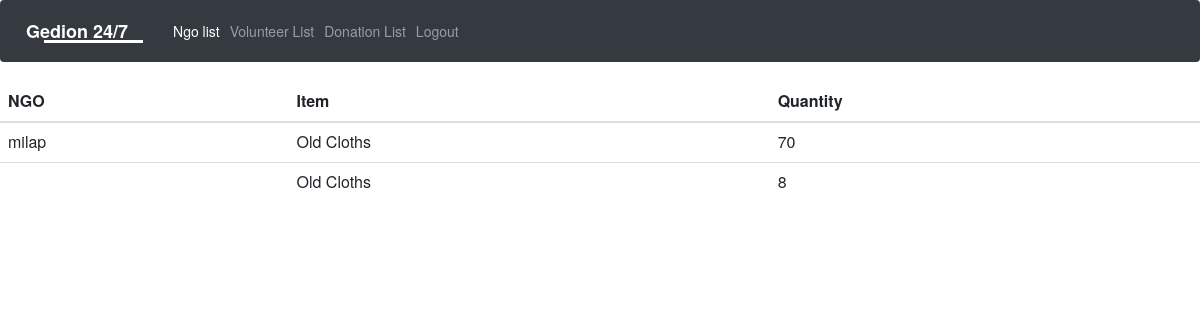
Screenshot of /moreDetails.php?did=7 with the database file from the repository.
### tables this page shows
CREATE TABLE `donation_quantity` (
  `Id` int(11) NOT NULL AUTO_INCREMENT,
  `ngo_Id` int(11) DEFAULT NULL,
  `quantity` varchar(45) DEFAULT NULL,
  `item` varchar(45) DEFAULT NULL,
  `donation_Id` varchar(45) DEFAULT NULL,
  PRIMARY KEY (`Id`)
);

CREATE TABLE `ngo` (
  `ngoId` int(11) NOT NULL AUTO_INCREMENT,
  `ngo_name` varchar(45) DEFAULT NULL,
  `chairman` varchar(45) DEFAULT NULL,
  `contact_no` varchar(45) DEFAULT NULL,
  `address` varchar(45) DEFAULT NULL,
  `email` varchar(45) DEFAULT NULL,
  `password` varchar(45) DEFAULT NULL,
  `establishment_year` varchar(45) DEFAULT NULL,
  PRIMARY KEY (`ngoId`)
);

### moreDetails.php (the view, shortened to what this page needs)
<head>
    <link rel="stylesheet" href="css/open-iconic-bootstrap.min.css">
    <link rel="stylesheet" href="css/animate.css">
    <link rel="stylesheet" href="css/owl.carousel.min.css">
    <link rel="stylesheet" href="css/owl.theme.default.min.css">
    <link rel="stylesheet" href="css/magnific-popup.css">
    <link rel="stylesheet" href="css/aos.css">
    <link rel="stylesheet" href="css/ionicons.min.css">
    <link rel="stylesheet" href="css/bootstrap-datepicker.css">
    <link rel="stylesheet" href="css/jquery.timepicker.css">
    <link rel="stylesheet" href="css/flaticon.css">
    <link rel="stylesheet" href="css/icomoon.css">
    <link rel="stylesheet" href="css/style.css">
<nav class="navbar navbar-expand-lg navbar-dark bg-dark">
  <a class="navbar-brand" href="index.php">Gedion 24/7</a>
  <div class="collapse navbar-collapse" id="navbarNavAltMarkup">
    <div class="navbar-nav">
      <a class="nav-item nav-link active" href="welcome.php">Ngo list <span class="sr-only">(current)</span></a>
      <a class="nav-item nav-link" href="volunteer_list_admin.php">Volunteer List</a>
      <a class="nav-item nav-link" href="Donation_list_admin.php">Donation List</a>
      <a class="nav-item nav-link" href="index.php">Logout</a>
    </div>
  </div>
</nav>
<link rel="stylesheet" href="https://maxcdn.bootstrapcdn.com/bootstrap/3.3.6/css/bootstrap.min.css" />
</head>
<?php
include'connection.php';
if(isset($_GET['did'])){
    $id=$_GET['did'];
}
?>
<table class="table" id="dynamic_field" style="border-style:none;">
<thead>
    <tr>
        <th scope="col">NGO</th>
        <th scope="col">Item</th>
        <th scope="col">Quantity</th>
    </tr>
</thead>
<?php
$query=mysqli_query($conn,"select * FROM donation_quantity where donation_Id='$id'") or die(mysqli_error($conn));
while($row= mysqli_fetch_array($query)){
?>
<tr>
    <?php $ngoVal=$row['ngo_Id'];?>
    <?php $query1=mysqli_query($conn,"select * from ngo where ngoID='$ngoVal'");
    $row1=mysqli_fetch_array($query1);
    ?>
    <td><?php echo $row1['ngo_name'];?></td>
    <td><?php echo $row['item'];?></td>
    <td><?php echo $row['quantity'];?></td>
</tr>
<?php
}
?>
</table>

### rows the page displays
donation_quantity: ngo_Id.ngo_name "milap", item "Old Cloths", quantity "70"
donation_quantity: item "Old Cloths", quantity "8"
